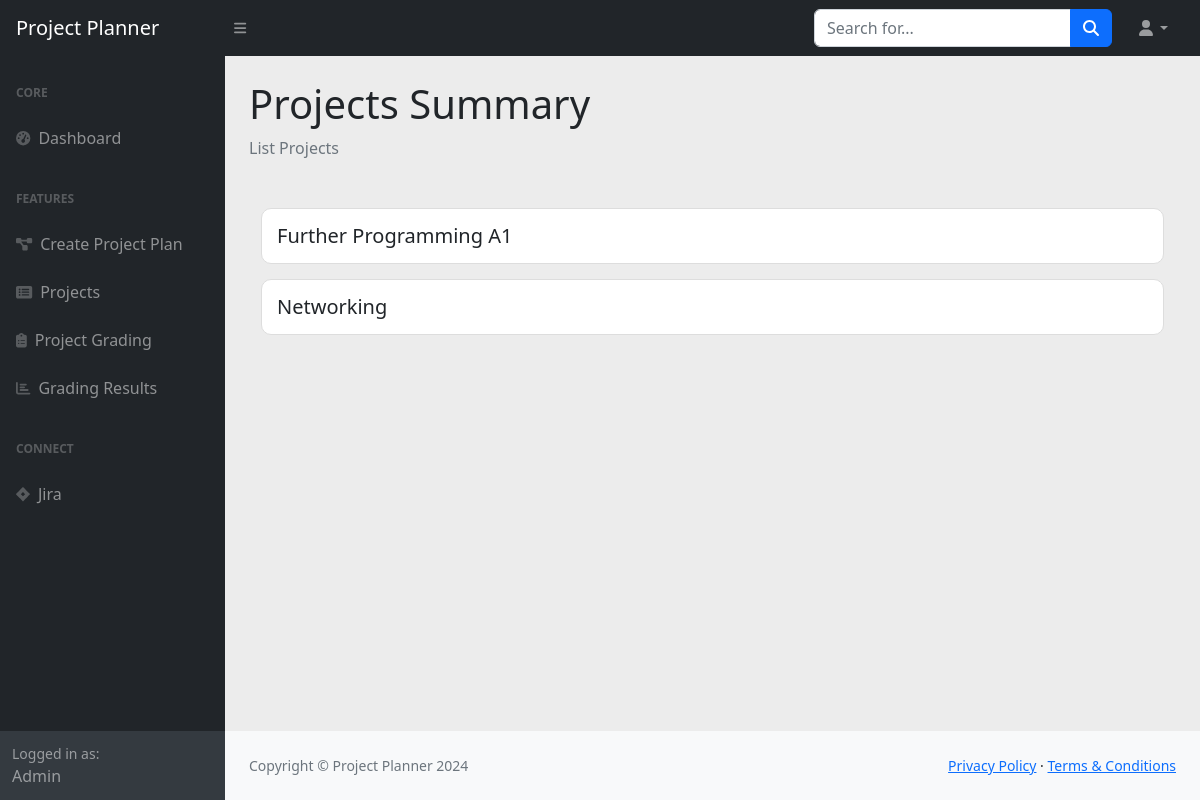
/projects/list/, run on the app's committed database.
### PlanMyAssignment/models.py (models this page shows)
class Project(models.Model):
    project_name = models.CharField(max_length=255)
    project_deadline = models.DateField()

### PlanMyAssignment/views.py (the view)
# urls.py: path("projects/list/", projects, name="list_projects"),
def projects(request):
    all_projects = Project.objects.prefetch_related('tasks__steps').all()
    context = {
        'projects': all_projects
    }
    return render(request, 'projects.html', context)

### templates/projects.html (shortened to what this page needs)
{% extends "base.html" %}
{% load static %}
{% block page_heading %}
    Projects Summary
{% endblock %}
{% block heading_content %}
    List Projects
{% endblock %}
{% block page_content %}
<div class="container mt-5">
    {% for project in projects %}
    <div class="project-card">
        <h5 class="mb-0" onclick="toggleTasks({{ forloop.counter }})" style="cursor: pointer;">
        {{ project.project_name }}
        </h5>
    </div>
    {% endfor %}
</div>
{% endblock %}

### data on the page
Project: project_name "Further Programming A1"
Project: project_name "Networking"
